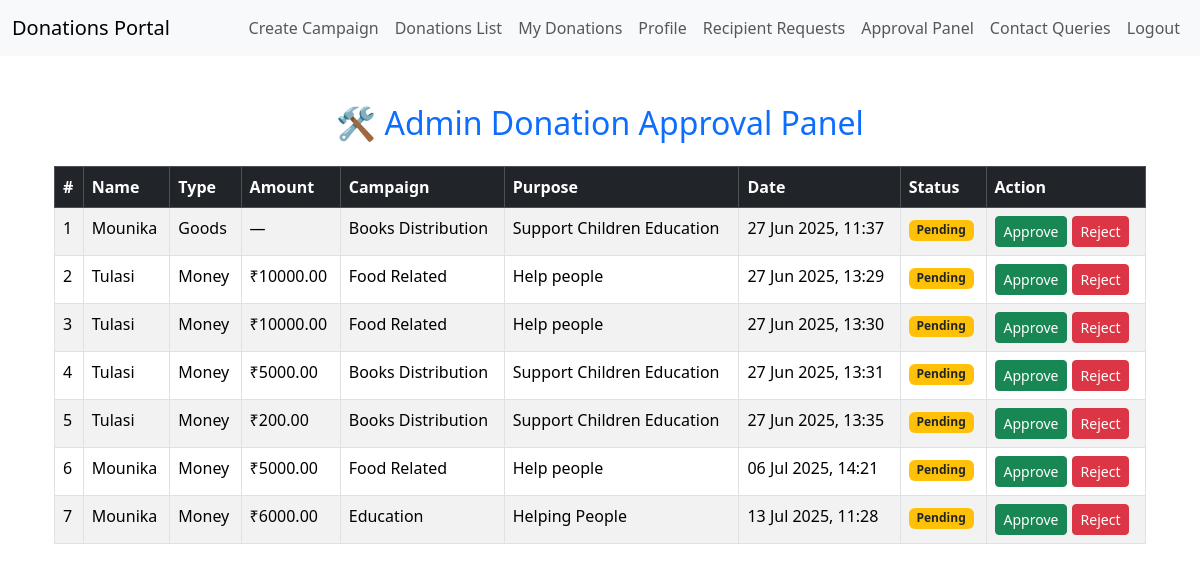
Page /admin-approval/ (signed in) on the committed database.
### DonationsApp/models.py (models this page shows, shortened)
class Donation(models.Model):
    DONATION_TYPE = (
        ('money', 'Money'),
        ('goods', 'Physical Items'),
    )
    donation_type = models.CharField(
        max_length=10,
        choices=DONATION_TYPE,
        default='money'
    )
    user = models.ForeignKey(User, on_delete=models.CASCADE, null=True, blank=True)  # ✅ Added user link
    name = models.CharField(max_length=100, default='Anonymous')
    phone = models.CharField(max_length=15, default='Unknown')
    email = models.EmailField(default='test@example.com')
    campaign = models.ForeignKey(Campaign, on_delete=models.CASCADE)
    purpose = models.TextField(default='General Donation')
    amount = models.DecimalField(max_digits=10, decimal_places=2, null=True, blank=True, default=0.00)
    address = models.TextField(null=True, blank=True, default='Not Provided')
    donated_at = models.DateTimeField(auto_now_add=True)
    is_approved = models.BooleanField(default=False)
    is_rejected = models.BooleanField(default=False)

class Campaign(models.Model):
    CATEGORY_CHOICES = [
        ('education', 'Education'),
        ('food', 'Food'),
        ('clothes', 'Clothes'),
        ('medical', 'Medical'),
        ('infrastructure', 'Infrastructure'),
        ('shelter', 'Shelter'),
    ]
    title = models.CharField(max_length=200)
    description = models.TextField()
    goal_amount = models.DecimalField(max_digits=10, decimal_places=2)
    collected_amount = models.DecimalField(max_digits=10, decimal_places=2, default=0)
    created_by = models.ForeignKey('auth.User', on_delete=models.CASCADE)
    category = models.CharField(max_length=30, choices=CATEGORY_CHOICES)  # ✅ Add this line

### DonationsApp/views.py (the view)
# urls.py: path('admin-approval/', views.admin_approval_panel, name='admin_approval_panel'),
@staff_member_required
def admin_approval_panel(request):
    donations = Donation.objects.filter(is_approved=False, is_rejected=False)
    return render(request, 'admin_approval_panel.html', {'donations': donations})

### DonationsApp/templates/admin_approval_panel.html
{% extends 'base.html' %}
{% block content %}
<div class="container mt-5">
    <h2 class="mb-4 text-center text-primary">🛠️ Admin Donation Approval Panel</h2>
    {% if donations %}
        <div class="table-responsive">
            <table class="table table-bordered table-hover table-striped">
                <thead class="table-dark">
                    <tr>
                        <th>#</th>
                        <th>Name</th>
                        <th>Type</th>
                        <th>Amount</th>
                        <th>Campaign</th>
                        <th>Purpose</th>
                        <th>Date</th>
                        <th>Status</th>
                        <th>Action</th>
                    </tr>
                </thead>
                <tbody>
                    {% for donation in donations %}
                    <tr>
                        <td>{{ forloop.counter }}</td>
                        <td>{{ donation.name }}</td>
                        <td class="text-capitalize">{{ donation.donation_type }}</td>
                        <td>
                            {% if donation.amount %}
                                ₹{{ donation.amount }}
                            {% else %}
                                —
                            {% endif %}
                        </td>
                        <td>{{ donation.campaign.title }}</td>
                        <td>{{ donation.purpose }}</td>
                        <td>{{ donation.donated_at|date:"d M Y, H:i" }}</td>
                        <td>
                            {% if donation.is_approved %}
                                <span class="badge bg-success">Approved</span>
                            {% elif donation.is_rejected %}
                                <span class="badge bg-danger">Rejected</span>
                            {% else %}
                                <span class="badge bg-warning text-dark">Pending</span>
                            {% endif %}
                        </td>
                        <td>
                            {% if not donation.is_approved and not donation.is_rejected %}
                                <a href="{% url 'approve_donation' donation.id %}" class="btn btn-success btn-sm">Approve</a>
                                <a href="{% url 'reject_donation' donation.id %}" class="btn btn-danger btn-sm">Reject</a>
                            {% else %}
                                <span class="text-muted">—</span>
                            {% endif %}
                        </td>
                    </tr>
                    {% endfor %}
                </tbody>
            </table>
        </div>
    {% else %}
        <div class="alert alert-info">
            No pending donations for approval.
        </div>
    {% endif %}
</div>
{% endblock %}

### rows in the picture
Donation: name "Mounika", donation_type "Goods", campaign "Books Distribution", purpose "Support Children Education", donated_at "27 Jun 2025, 11:37", is_approved "Pending"
Donation: name "Tulasi", donation_type "Money", amount "10000.00", campaign "Food Related", purpose "Help people", donated_at "27 Jun 2025, 13:29", is_approved "Pending"
Donation: name "Tulasi", donation_type "Money", amount "10000.00", campaign "Food Related", purpose "Help people", donated_at "27 Jun 2025, 13:30", is_approved "Pending"
Donation: name "Tulasi", donation_type "Money", amount "5000.00", campaign "Books Distribution", purpose "Support Children Education", donated_at "27 Jun 2025, 13:31", is_approved "Pending"
Donation: name "Tulasi", donation_type "Money", amount "200.00", campaign "Books Distribution", purpose "Support Children Education", donated_at "27 Jun 2025, 13:35", is_approved "Pending"
Donation: name "Mounika", donation_type "Money", amount "5000.00", campaign "Food Related", purpose "Help people", donated_at "06 Jul 2025, 14:21", is_approved "Pending"
Donation: name "Mounika", donation_type "Money", amount "6000.00", campaign "Education", purpose "Helping People", donated_at "13 Jul 2025, 11:28", is_approved "Pending"
